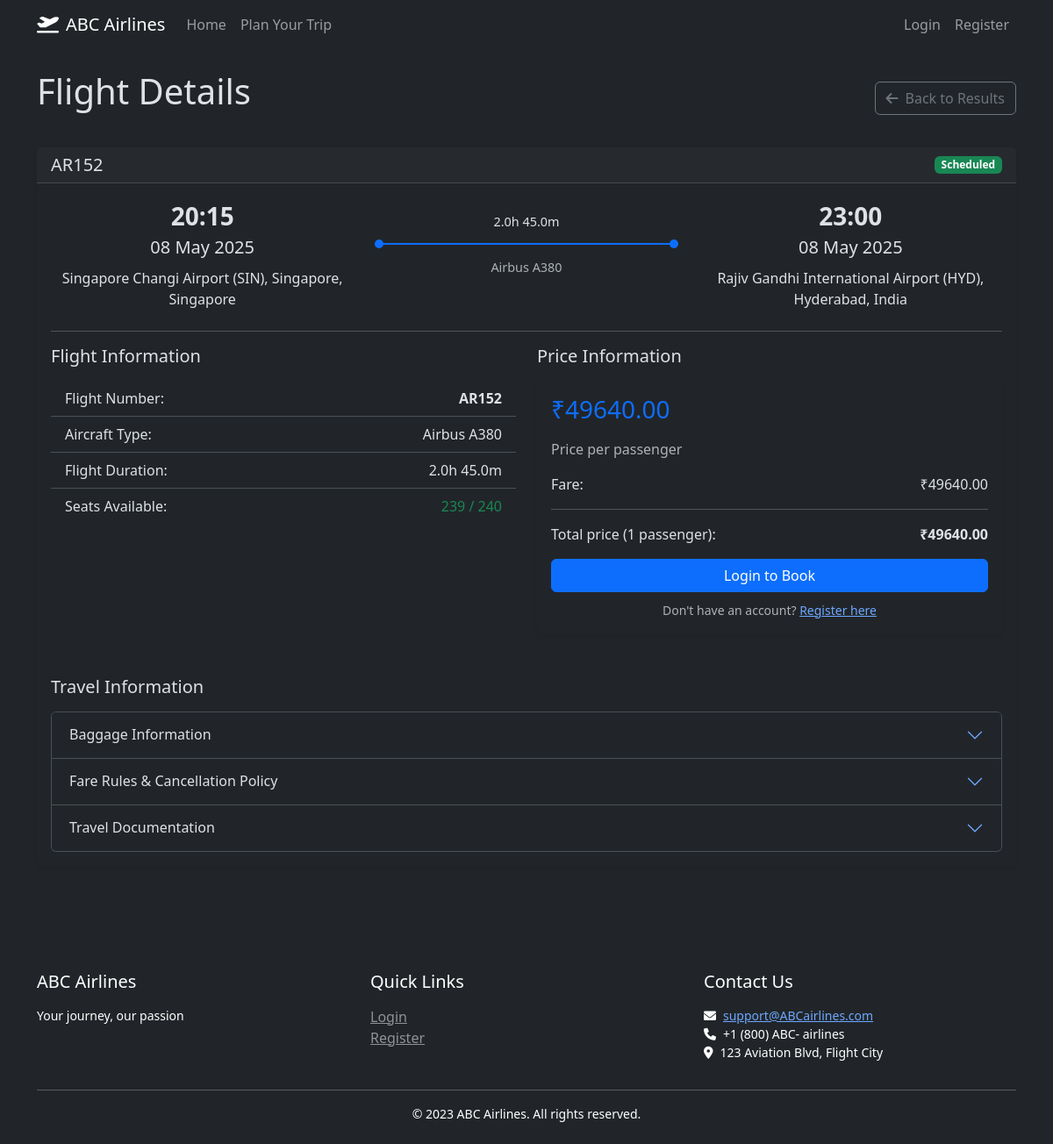
/flights/107, run on an earlier commit of the app's database.
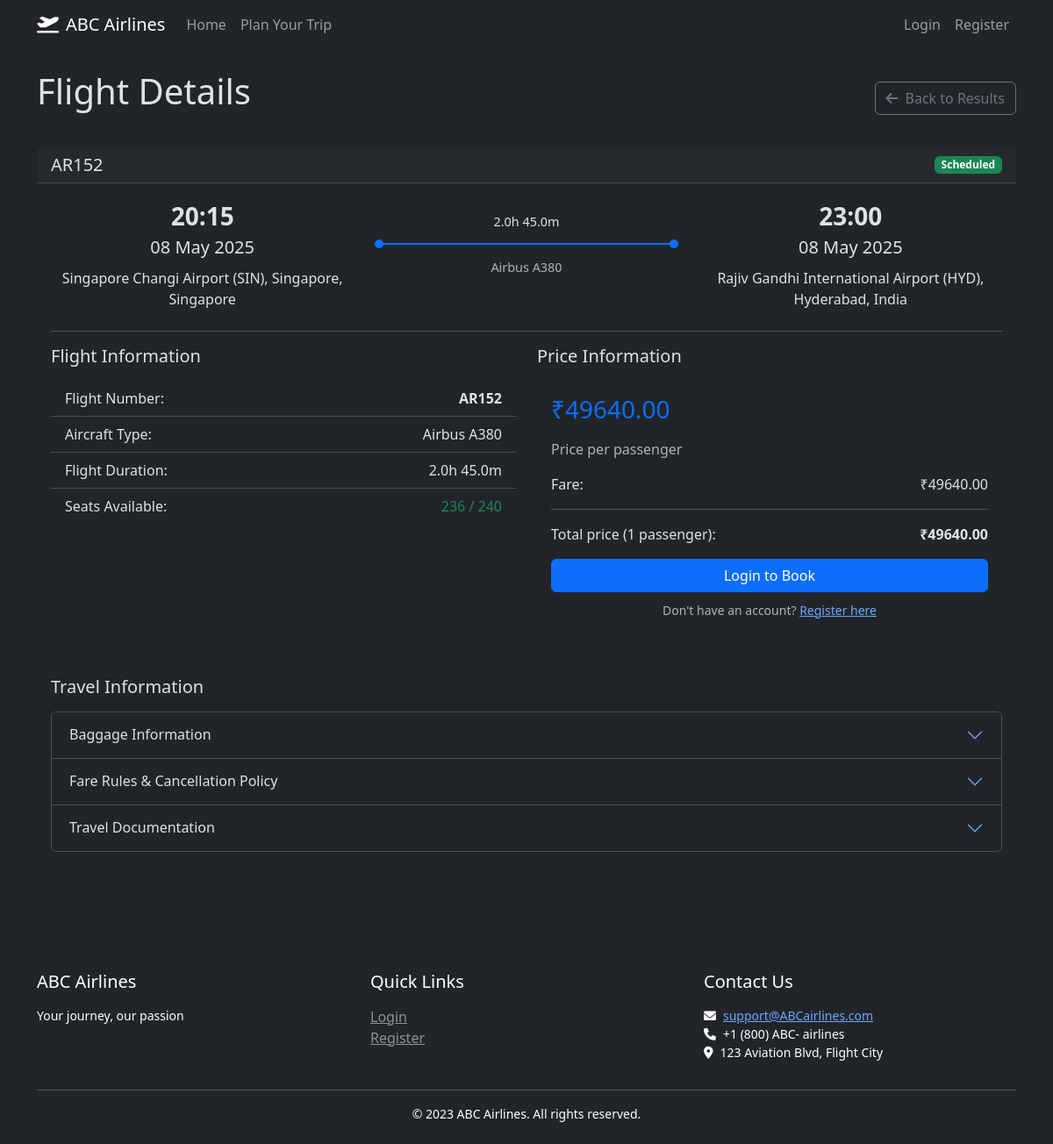
And on a later commit of the database.
### models.py (models this page shows, shortened)
class Flight(db.Model):
    __tablename__ = 'flights'
    id = db.Column(db.Integer, primary_key=True)
    flight_number = db.Column(db.String(10), nullable=False)
    origin = db.Column(db.String(3), nullable=False)
    destination = db.Column(db.String(3), nullable=False)
    departure_time = db.Column(db.DateTime, nullable=False)
    arrival_time = db.Column(db.DateTime, nullable=False)
    aircraft_type = db.Column(db.String(50), nullable=False)
    seats_total = db.Column(db.Integer, nullable=False)
    seats_available = db.Column(db.Integer, nullable=False)
    price = db.Column(db.Float, nullable=False)
    status = db.Column(db.String(20), nullable=False)
    bookings = db.relationship('Booking', backref='flight', lazy=True)
    def get_duration(self):
        from utils import format_duration, calculate_flight_duration
        return format_duration(calculate_flight_duration(self.departure_time, self.arrival_time))

### routes.py (the view)
@app.route('/flights/<int:flight_id>')
def flight_details(flight_id):
    flight = data.get_flight_by_id(flight_id)
    if not flight:
        flash('Flight not found', 'danger')
        return redirect(url_for('index'))
    passengers = int(request.args.get('passengers', 1))
    return render_template(
        'flight_details.html',
        flight=flight,
        passengers=passengers,
        get_airport_name=data.get_airport_name,
        format_datetime=format_datetime,
        format_price=format_price
    )

### data.py (called while the page is built)
def get_flight_by_id(flight_id):
    return Flight.query.get(flight_id)

def get_airport_name(code):
    if code in airports:
        return f"{airports[code]['name']} ({code}), {airports[code]['city']}, {airports[code]['country']}"
    return code

### routes.py (called while the page is built)
@app.context_processor
def utility_processor():
    return {
        'format_datetime': format_datetime,
        'format_date': format_date,
        'format_time': format_time,
        'format_price': format_price
    }

### utils.py (called while the page is built)
def format_duration(minutes):
    hours, mins = divmod(minutes, 60)
    return f"{hours}h {mins}m"

def calculate_flight_duration(departure, arrival):
    duration = arrival - departure
    return duration.total_seconds() // 60  # Duration in minutes

def format_price(price):
    if price is not None:
        return f"\u20B9{price:.2f}"
    return "Not available"

### templates/flight_details.html (shortened to what the changed rows need)
{% extends "base.html" %}
{% block content %}
<div class="mb-4">
    <div class="d-flex justify-content-between align-items-center mb-4">
        <h1>Flight Details</h1>
    </div>
    {% if flight %}
        <div class="card mb-4">
            <div class="card-header">
                <div class="d-flex justify-content-between align-items-center">
                    <h5 class="card-title mb-0">{{ flight.flight_number }}</h5>
                    <span class="badge {{ 'bg-success' if flight.status == 'Scheduled' else 'bg-warning' if flight.status == 'Delayed' else 'bg-danger' }}">
                        {{ flight.status }}
                    </span>
                </div>
            </div>
            <div class="card-body">
                <div class="row align-items-center mb-4">
                    <div class="col-md-4">
                        <div class="text-center">
                            <div class="fs-3 fw-bold">
                                {% if flight.departure_time %}
                                    {{ flight.departure_time.strftime('%H:%M') }}
                                {% else %}
                                    Not available
                                {% endif %}
                            </div>
                            <div class="fs-5">
                                {% if flight.departure_time %}
                                    {{ flight.departure_time.strftime('%d %b %Y') }}
                                {% else %}
                                    Not available
                                {% endif %}
                            </div>
                            <div class="mt-2">{{ get_airport_name(flight.origin) }}</div>
                        </div>
                    </div>
                    <div class="col-md-4 text-center">
                        <div class="flight-path position-relative">
                            <div class="flight-duration bg-dark px-2 rounded">
                                {{ flight.get_duration() }}
                            </div>
                            <div class="flight-line"></div>
                            <div class="flight-aircraft text-muted">{{ flight.aircraft_type }}</div>
                        </div>
                    </div>
                    <div class="col-md-4">
                        <div class="text-center">
                            <div class="fs-3 fw-bold">
                                {% if flight.arrival_time %}
                                    {{ flight.arrival_time.strftime('%H:%M') }}
                                {% else %}
                                    Not available
                                {% endif %}
                            </div>
                            <div class="fs-5">
                                {% if flight.arrival_time %}
                                    {{ flight.arrival_time.strftime('%d %b %Y') }}
                                {% else %}
                                    Not available
                                {% endif %}
                            </div>
                            <div class="mt-2">{{ get_airport_name(flight.destination) }}</div>
                        </div>
                    </div>
                </div>
                <hr>
                <div class="row mb-4">
                    <div class="col-md-6">
                        <h5>Flight Information</h5>
                        <ul class="list-group list-group-flush">
                            <li class="list-group-item d-flex justify-content-between">
                                <span>Flight Number:</span>
                                <span class="fw-bold">{{ flight.flight_number }}</span>
                            </li>
                            <li class="list-group-item d-flex justify-content-between">
                                <span>Aircraft Type:</span>
                                <span>{{ flight.aircraft_type }}</span>
                            </li>
                            <li class="list-group-item d-flex justify-content-between">
                                <span>Flight Duration:</span>
                                <span>{{ flight.get_duration() }}</span>
                            </li>
                            <li class="list-group-item d-flex justify-content-between">
                                <span>Seats Available:</span>
                                <span class="{{ 'text-success' if flight.seats_available > 10 else 'text-warning' if flight.seats_available > 0 else 'text-danger' }}">
                                    {{ flight.seats_available }} / {{ flight.seats_total }}
                                </span>
                            </li>
                        </ul>
                    </div>
                    <div class="col-md-6">
                        <h5>Price Information</h5>
                        <div class="card">
                            <div class="card-body">
                                <h3 class="text-primary">
                                    {% if flight.price %}
                                        {{ format_price(flight.price) }}
                                    {% else %}
                                        Not available
                                    {% endif %}
                                </h3>
                                <p class="text-muted">Price per passenger</p>
                                <div class="d-flex justify-content-between mb-2">
                                    <span>Fare:</span>
                                    <span>
                                        {% if flight.price %}
                                            {{ format_price(flight.price) }}
                                        {% else %}
                                            Not available
                                        {% endif %}
                                    </span>
                                </div>
                                <hr>
                                <div class="d-flex justify-content-between mb-2">
                                    <span>Total price ({{ passengers }} passenger{{ 's' if passengers > 1 else '' }}):</span>
                                    <span class="fw-bold">
                                        {% if flight.price %}
                                            {{ (flight.price * passengers) | format_price }}
                                        {% else %}
                                            Not available
                                        {% endif %}
                                    </span>
                                </div>
                                <div class="mt-3">
                                    {% if current_user.is_authenticated %}
                                        <a href="{{ url_for('book_flight', flight_id=flight.id, passengers=passengers) }}" class="btn btn-primary w-100">
                                            Book Now
                                        </a>
                                    {% else %}
                                        <a href="{{ url_for('login', next=url_for('book_flight', flight_id=flight.id, passengers=passengers)) }}" class="btn btn-primary w-100">
                                            Login to Book
                                        </a>
                                        <div class="text-center mt-2">
                                            <small class="text-muted">
                                                Don't have an account? <a href="{{ url_for('register') }}">Register here</a>
                                            </small>
                                        </div>
                                    {% endif %}
                                </div>
                            </div>
                        </div>
                    </div>
                </div>
                <div class="row">
                    <div class="col-12">
                        <h5>Travel Information</h5>
                        <div class="accordion" id="travelInfoAccordion">
                            <div class="accordion-item">
                                <h2 class="accordion-header">
                                    <button class="accordion-button collapsed" type="button" data-bs-toggle="collapse" data-bs-target="#baggageInfo">
                                        Baggage Information
                                    </button>
                                </h2>
                            </div>
                            <div class="accordion-item">
                                <h2 class="accordion-header">
                                    <button class="accordion-button collapsed" type="button" data-bs-toggle="collapse" data-bs-target="#fareRules">
                                        Fare Rules & Cancellation Policy
                                    </button>
                                </h2>
                            </div>
                            <div class="accordion-item">
                                <h2 class="accordion-header">
                                    <button class="accordion-button collapsed" type="button" data-bs-toggle="collapse" data-bs-target="#travelDocs">
                                        Travel Documentation
                                    </button>
                                </h2>
                            </div>
                        </div>
                    </div>
                </div>
            </div>
        </div>
    {% else %}
        <div class="alert alert-danger">
            <p>Flight not found.</p>
            <a href="{{ url_for('index') }}" class="btn btn-primary">Back to Home</a>
        </div>
    {% endif %}
</div>
{% endblock %}

What changed in the data, as far as the page shows it:
changed Flight "AR152": seats_available "239" → "236"
